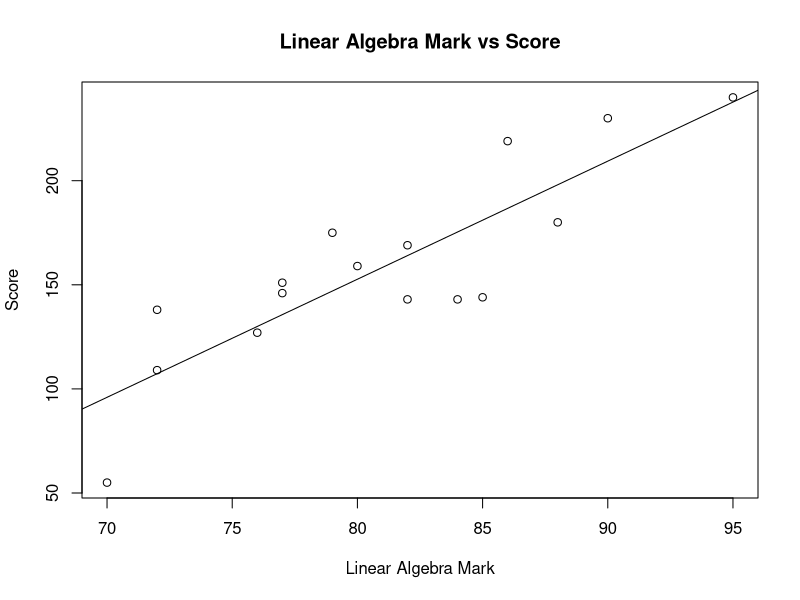

Reproduce this figure in R. (Note: this script raises an error after producing the figure.)
rm(list =ls());
linalg <- read.table("LinAlgvScore.txt", header = TRUE);
attach(linalg);
plot(Mark, Score, main="Linear Algebra Mark vs Score", xlab="Linear Algebra Mark", ylab="Score");
Fit<-lm(Score ~ Mark);
summary(Fit);
abline(Fit);
cor.test(Score,Time);
Fit$residuals;
rstandard(Fit);
library(MASS);
studres(Fit);
Fit$fitted.values;
qqnorm(rstandard(Fit));
qqline(rstandard(Fit));
plot (rstandard(Fit)~Fit$fitted.values, main='Standarized Residuals vs Fitted Values');
abline(0,0);
plot (rstandard(Fit), main = 'Standarized residuals vs Observation number')
abline(0,0);
plot (rstandard(Fit)~Score, main = 'Standarized residuals vs Time');
abline(0,0);



